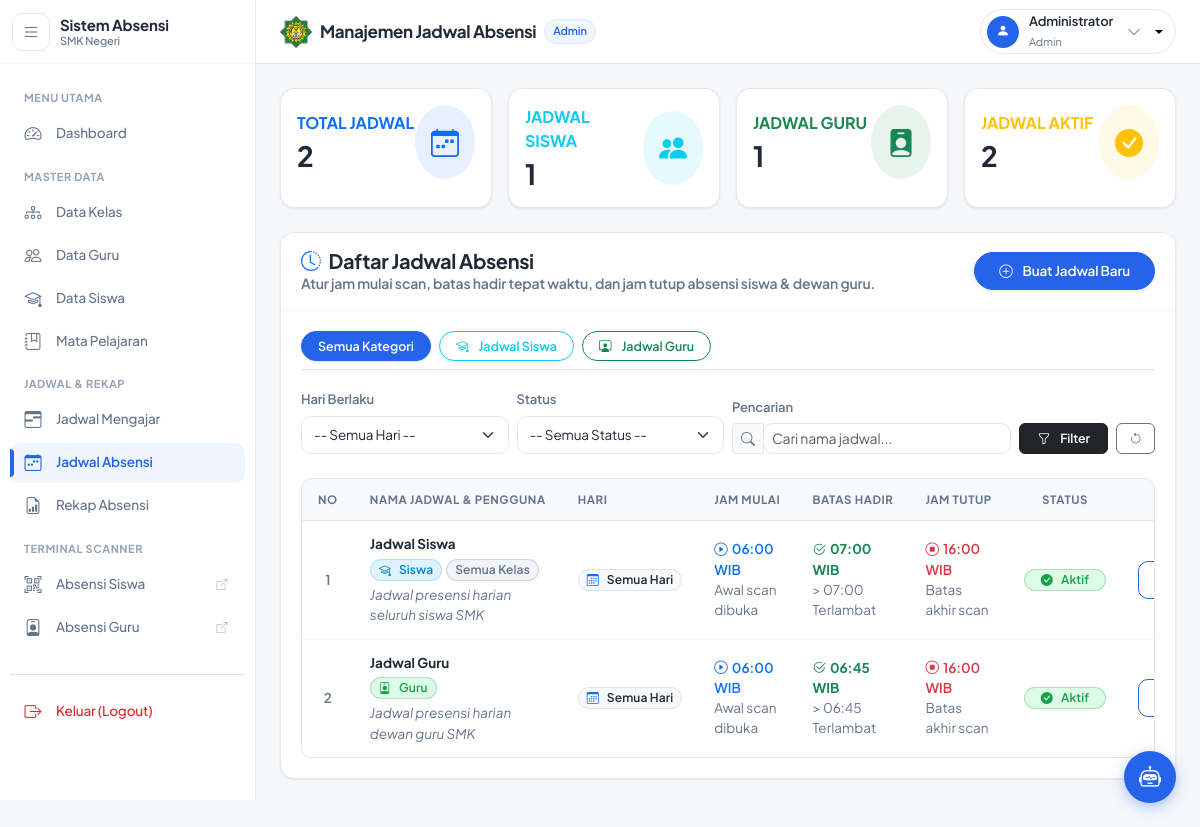
The app's page /public/admin_jadwal (signed in) with its own data.
### tables this page shows
CREATE TABLE `jadwal_absensi` (
  `id` int(11) NOT NULL AUTO_INCREMENT,
  `nama_jadwal` varchar(100) NOT NULL,
  `tipe_pengguna` enum('siswa','guru') NOT NULL,
  `kelas_id` int(11) DEFAULT NULL,
  `hari` varchar(50) NOT NULL DEFAULT 'Senin - Jumat',
  `jam_mulai` time NOT NULL,
  `jam_masuk` time NOT NULL,
  `jam_akhir` time NOT NULL,
  `tanggal_mulai` date DEFAULT NULL,
  `tanggal_akhir` date DEFAULT NULL,
  `is_active` tinyint(1) NOT NULL DEFAULT 1,
  `keterangan` text DEFAULT NULL,
  `created_at` timestamp NOT NULL DEFAULT current_timestamp(),
  `updated_at` timestamp NOT NULL DEFAULT current_timestamp() ON UPDATE current_timestamp(),
  PRIMARY KEY (`id`),
  KEY `idx_tipe_hari_active` (`tipe_pengguna`,`hari`,`is_active`),
  KEY `idx_kelas` (`kelas_id`),
  CONSTRAINT `fk_jadwal_kelas` FOREIGN KEY (`kelas_id`) REFERENCES `kelas` (`id`) ON DELETE SET NULL ON UPDATE CASCADE
);

### app/views/admin/jadwal/index.php (the view, shortened to what the rows shown need)
<div class="row">
    <div class="col-12">
        <div class="row g-3 mb-4">
            <div class="col-sm-6 col-xl-3">
                <div class="card border-0 shadow-sm rounded-3 h-100 p-3 border-start border-primary border-4">
                    <div class="d-flex align-items-center justify-content-between">
                        <div>
                            <div class="text-xs fw-bold text-primary text-uppercase mb-1">Total Jadwal</div>
                            <div class="h3 mb-0 fw-bold text-dark"><?= $data['total_jadwal']; ?></div>
                        </div>
                        <div class="rounded-circle bg-primary bg-opacity-10 p-3 text-primary">
                            <i class="bi bi-calendar-week fs-3"></i>
                        </div>
                    </div>
                </div>
            </div>
            <div class="col-sm-6 col-xl-3">
                <div class="card border-0 shadow-sm rounded-3 h-100 p-3 border-start border-info border-4">
                    <div class="d-flex align-items-center justify-content-between">
                        <div>
                            <div class="text-xs fw-bold text-info text-uppercase mb-1">Jadwal Siswa</div>
                            <div class="h3 mb-0 fw-bold text-dark"><?= $data['total_siswa']; ?></div>
                        </div>
                        <div class="rounded-circle bg-info bg-opacity-10 p-3 text-info">
                            <i class="bi bi-people-fill fs-3"></i>
                        </div>
                    </div>
                </div>
            </div>
            <div class="col-sm-6 col-xl-3">
                <div class="card border-0 shadow-sm rounded-3 h-100 p-3 border-start border-success border-4">
                    <div class="d-flex align-items-center justify-content-between">
                        <div>
                            <div class="text-xs fw-bold text-success text-uppercase mb-1">Jadwal Guru</div>
                            <div class="h3 mb-0 fw-bold text-dark"><?= $data['total_guru']; ?></div>
                        </div>
                        <div class="rounded-circle bg-success bg-opacity-10 p-3 text-success">
                            <i class="bi bi-person-badge-fill fs-3"></i>
                        </div>
                    </div>
                </div>
            </div>
            <div class="col-sm-6 col-xl-3">
                <div class="card border-0 shadow-sm rounded-3 h-100 p-3 border-start border-warning border-4">
                    <div class="d-flex align-items-center justify-content-between">
                        <div>
                            <div class="text-xs fw-bold text-warning text-uppercase mb-1">Jadwal Aktif</div>
                            <div class="h3 mb-0 fw-bold text-dark"><?= $data['total_aktif']; ?></div>
                        </div>
                        <div class="rounded-circle bg-warning bg-opacity-10 p-3 text-warning">
                            <i class="bi bi-check-circle-fill fs-3"></i>
                        </div>
                    </div>
                </div>
            </div>
        </div>
        <div class="card shadow-sm border-0 rounded-3 mb-4">
            <div class="card-header bg-white py-3 border-0">
                <div class="d-flex justify-content-between align-items-center flex-wrap gap-2">
                    <div>
                        <h5 class="m-0 fw-bold text-dark">
                            <i class="bi bi-clock-history text-primary me-2"></i>Daftar Jadwal Absensi
                        </h5>
                        <p class="text-muted small mb-0">Atur jam mulai scan, batas hadir tepat waktu, dan jam tutup absensi siswa & dewan guru.</p>
                    </div>
                    <button type="button" class="btn btn-primary rounded-pill px-4 shadow-sm" data-bs-toggle="modal" data-bs-target="#formJadwalModal" onclick="setupModalTambah()">
                        <i class="bi bi-plus-circle me-1"></i> Buat Jadwal Baru
                    </button>
                </div>
            </div>
            <div class="card-body pt-0">
                <?php
                    $currTipe = $data['filters']['tipe_pengguna'];
                    $currHari = $data['filters']['hari'];
                    $currStatus = $data['filters']['is_active'];
                    $currKeyword = $data['filters']['keyword'];
                ?>
                <div class="d-flex flex-wrap gap-2 mb-3 pb-2 border-bottom">
                    <a href="<?= BASEURL; ?>/admin_jadwal?tipe=&hari=<?= urlencode($currHari) ?>&status=<?= urlencode($currStatus) ?>&keyword=<?= urlencode($currKeyword) ?>"
                       class="btn btn-sm rounded-pill px-3 <?= empty($currTipe) ? 'btn-primary' : 'btn-outline-secondary' ?>">
                        Semua Kategori
                    </a>
                    <a href="<?= BASEURL; ?>/admin_jadwal?tipe=siswa&hari=<?= urlencode($currHari) ?>&status=<?= urlencode($currStatus) ?>&keyword=<?= urlencode($currKeyword) ?>"
                       class="btn btn-sm rounded-pill px-3 <?= ($currTipe === 'siswa') ? 'btn-info text-white' : 'btn-outline-info' ?>">
                        <i class="bi bi-mortarboard me-1"></i> Jadwal Siswa
                    </a>
                    <a href="<?= BASEURL; ?>/admin_jadwal?tipe=guru&hari=<?= urlencode($currHari) ?>&status=<?= urlencode($currStatus) ?>&keyword=<?= urlencode($currKeyword) ?>"
                       class="btn btn-sm rounded-pill px-3 <?= ($currTipe === 'guru') ? 'btn-success text-white' : 'btn-outline-success' ?>">
                        <i class="bi bi-person-workspace me-1"></i> Jadwal Guru
                    </a>
                </div>
                <form action="<?= BASEURL; ?>/admin_jadwal" method="GET" class="row g-2 mb-4 align-items-end">
                    <div class="col-md-3">
                        <label class="form-label small fw-semibold text-muted">Hari Berlaku</label>
                        <select name="hari" class="form-select form-select-sm" onchange="this.form.submit()">
                            <option value="">-- Semua Hari --</option>
                        </select>
                    </div>
                    <div class="col-md-3">
                        <label class="form-label small fw-semibold text-muted">Status</label>
                        <select name="status" class="form-select form-select-sm" onchange="this.form.submit()">
                            <option value="">-- Semua Status --</option>
                        </select>
                    </div>
                    <div class="col-md-4">
                        <label class="form-label small fw-semibold text-muted">Pencarian</label>
                        <div class="input-group input-group-sm">
                            <span class="input-group-text bg-white"><i class="bi bi-search"></i></span>
                            <input type="text" name="keyword" class="form-control" placeholder="Cari nama jadwal..." value="<?= htmlspecialchars($currKeyword); ?>">
                        </div>
                    </div>
                    <div class="col-md-2 d-flex gap-2">
                        <button type="submit" class="btn btn-sm btn-dark w-100"><i class="bi bi-funnel me-1"></i> Filter</button>
                        <a href="<?= BASEURL; ?>/admin_jadwal" class="btn btn-sm btn-outline-secondary" title="Reset Filter"><i class="bi bi-arrow-counterclockwise"></i></a>
                    </div>
                </form>
                <div class="table-responsive">
                    <table class="table table-hover align-middle mb-0" id="jadwalTable">
                        <thead class="table-light">
                            <tr>
                                <th width="4%" class="text-center">No</th>
                                <th width="22%">Nama Jadwal & Pengguna</th>
                                <th width="12%">Hari</th>
                                <th width="12%">Jam Mulai</th>
                                <th width="13%">Batas Hadir</th>
                                <th width="12%">Jam Tutup</th>
                                <th width="10%" class="text-center">Status</th>
                                <th width="15%" class="text-center">Aksi</th>
                            </tr>
                        </thead>
                        <tbody>
                            <?php $no = 1; foreach ($data['jadwal'] as $j):
                                $isSiswa = ($j['tipe_pengguna'] === 'siswa');
                                $badgeTipe = $isSiswa ? 'bg-info bg-opacity-10 text-info border border-info border-opacity-25' : 'bg-success bg-opacity-10 text-success border border-success border-opacity-25';
                                $iconTipe  = $isSiswa ? 'bi-mortarboard' : 'bi-person-badge';
                            ?>
                            <tr>
                                <td class="text-center fw-semibold text-muted"><?= $no++; ?></td>
                                <td>
                                    <div class="fw-bold text-dark"><?= htmlspecialchars($j['nama_jadwal']); ?></div>
                                    <div class="d-flex align-items-center gap-1 mt-1 flex-wrap">
                                        <span class="badge <?= $badgeTipe ?> rounded-pill px-2 py-1 text-xs">
                                            <i class="bi <?= $iconTipe ?> me-1"></i><?= ucfirst($j['tipe_pengguna']); ?>
                                        </span>
                                        <?php if (!empty($j['nama_kelas'])): ?>
                                            <span class="badge bg-primary bg-opacity-10 text-primary border border-primary border-opacity-25 rounded-pill px-2 py-1 text-xs">
                                                <i class="bi bi-house-door me-1"></i>Kelas <?= htmlspecialchars($j['nama_kelas']); ?>
                                            </span>
                                        <?php elseif($isSiswa): ?>
                                            <span class="badge bg-secondary bg-opacity-10 text-secondary border border-secondary border-opacity-25 rounded-pill px-2 py-1 text-xs">
                                                Semua Kelas
                                            </span>
                                        <?php endif; ?>
                                    </div>
                                    <?php if(!empty($j['keterangan'])): ?>
                                        <div class="text-xs text-muted mt-1 fst-italic"><?= htmlspecialchars($j['keterangan']); ?></div>
                                    <?php endif; ?>
                                </td>
                                <td>
                                    <span class="badge bg-light text-dark border px-2 py-1 rounded-pill">
                                        <i class="bi bi-calendar3 me-1 text-primary"></i><?= htmlspecialchars($j['hari']); ?>
                                    </span>
                                </td>
                                <td>
                                    <div class="fw-semibold text-primary">
                                        <i class="bi bi-play-circle me-1"></i><?= substr($j['jam_mulai'], 0, 5); ?> WIB
                                    </div>
                                    <div class="text-xs text-muted">Awal scan dibuka</div>
                                </td>
                                <td>
                                    <div class="fw-bold text-success">
                                        <i class="bi bi-check2-circle me-1"></i><?= substr($j['jam_masuk'], 0, 5); ?> WIB
                                    </div>
                                    <div class="text-xs text-muted">> <?= substr($j['jam_masuk'], 0, 5); ?> Terlambat</div>
                                </td>
                                <td>
                                    <div class="fw-semibold text-danger">
                                        <i class="bi bi-stop-circle me-1"></i><?= substr($j['jam_akhir'], 0, 5); ?> WIB
                                    </div>
                                    <div class="text-xs text-muted">Batas akhir scan</div>
                                </td>
                                <td class="text-center">
                                    <?php if ($j['is_active'] == 1): ?>
                                        <span class="badge bg-success bg-opacity-10 text-success border border-success border-opacity-25 rounded-pill px-3 py-1">
                                            <i class="bi bi-check-circle-fill me-1"></i> Aktif
                                        </span>
                                    <?php else: ?>
                                        <span class="badge bg-secondary bg-opacity-10 text-secondary border border-secondary border-opacity-25 rounded-pill px-3 py-1">
                                            <i class="bi bi-slash-circle me-1"></i> Nonaktif
                                        </span>
                                    <?php endif; ?>
                                </td>
                                <td class="text-center">
                                    <div class="btn-group btn-group-sm" role="group">
                                        <button type="button" class="btn btn-outline-primary"
                                                title="Edit Jadwal"
                                                onclick="setupModalUbah(<?= htmlspecialchars(json_encode($j)); ?>)">
                                        </button>
                                    </div>
                                </td>
                            </tr>
                            <?php endforeach; ?>
                        </tbody>
                    </table>
                </div>
            </div>
        </div>
    </div>
</div>

### records on screen
jadwal_absensi: id "2", is_active "1", nama_jadwal "Jadwal Guru", tipe_pengguna "Guru", keterangan "Jadwal presensi harian dewan guru SMK", hari "Semua Hari", jam_mulai "06:00", jam_masuk "06:45", jam_akhir "16:00", shows "Aktif"
jadwal_absensi: nama_jadwal "Jadwal Siswa", tipe_pengguna "Siswa", shows "Semua Kelas", keterangan "Jadwal presensi harian seluruh siswa SMK", hari "Semua Hari", jam_mulai "06:00", jam_masuk "07:00", jam_akhir "16:00", is_active 1 (drawn)

### other values on screen
$data['judul'] "Manajemen Jadwal Absensi"
str_replace('_', ' ', $_SESSION['role'] ?? 'user') "Admin"
$_SESSION['nama'] "Administrator"
str_replace('_', ' ', $_SESSION['role']) "Admin"
